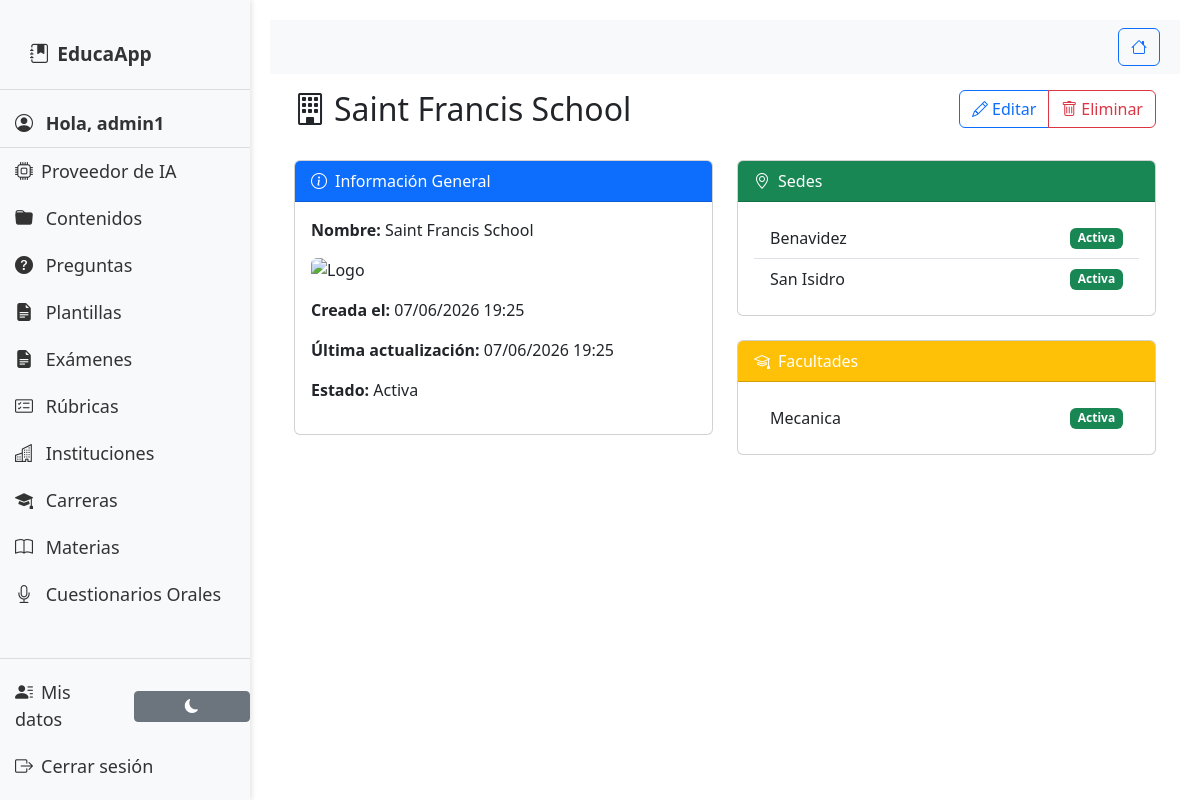
/instituciones-v2/detalle/11/ (signed in), run on the app's committed database.
### material/models.py (models this page shows, shortened)
class InstitutionV2(models.Model):
    name = models.CharField(
        max_length=255,
        verbose_name="Nombre",
        help_text="Nombre completo de la institución"
    )
    logo = models.ImageField(
        upload_to='institution_logos_v2/',
        null=True,
        blank=True,
        verbose_name="Logo",
        help_text="Subir imagen del logo institucional"
    )
    logo_b64 = models.TextField(
        null=True,
        blank=True,
        verbose_name="Logo (Base64)",
        help_text="Copia del logo en Base64 para producción sin filesystem persistente"
    )
    is_active = models.BooleanField(
        default=True,
        verbose_name="Activa",
        help_text="Indica si la institución está activa en el sistema"
    )
    created_at = models.DateTimeField(
        auto_now_add=True,
        verbose_name="Fecha de creación"
    )
    updated_at = models.DateTimeField(
        auto_now=True,
        verbose_name="Última actualización"
    )
    class Meta:
        verbose_name = "Institución V2"
        verbose_name_plural = "Instituciones V2"
        ordering = ['name']
        constraints = [
            models.UniqueConstraint(
                fields=['name'],
                condition=models.Q(is_active=True),
                name='unique_active_institution_name'
            )
        ]
    @property
    def logo_src(self):
        try:
            if self.logo_b64:
                return self.logo_b64
        except Exception:
            pass

class CampusV2(models.Model):
    institution = models.ForeignKey(
        InstitutionV2,
        on_delete=models.CASCADE,
        related_name='campusv2_set',
        verbose_name="Institución"
    )
    name = models.CharField(
        max_length=255,
        verbose_name="Nombre de la Sede",
        help_text="Nombre de la sede"
    )
    address = models.TextField(
        verbose_name="Dirección",
        help_text="Dirección completa de la sede",
        blank=True,
        null=True
    )
    is_active = models.BooleanField(
        default=True,
        verbose_name="Activa",
        help_text="Indica si la sede está activa"
    )
    created_at = models.DateTimeField(auto_now_add=True)
    updated_at = models.DateTimeField(auto_now=True)
    class Meta:
        verbose_name = "Sede V2"
        verbose_name_plural = "Sedes V2"
        constraints = [
            models.UniqueConstraint(
                fields=['institution', 'name'],
                name='unique_campus_name_per_institution'
            )
        ]

class FacultyV2(models.Model):
    institution = models.ForeignKey(
        InstitutionV2,
        on_delete=models.CASCADE,
        related_name='facultyv2_set',
        verbose_name="Institución"
    )
    name = models.CharField(
        max_length=255,
        verbose_name="Nombre de la Facultad",
        help_text="Nombre de la facultad"
    )
    is_active = models.BooleanField(
        default=True,
        verbose_name="Activa",
        help_text="Indica si la facultad está activa"
    )
    created_at = models.DateTimeField(auto_now_add=True)
    updated_at = models.DateTimeField(auto_now=True)
    class Meta:
        verbose_name = "Facultad"
        verbose_name_plural = "Facultades"
        ordering = ['name']
        unique_together = ['institution', 'name']

### material/views.py (the view)
# urls.py: path('instituciones-v2/detalle/<int:pk>/', material_views.institution_v2_detail, name='institution_v2_detail'),
@login_required
def institution_v2_detail(request, pk):
    institution = get_object_or_404(
        InstitutionV2,
        pk=pk,
        userinstitution__user=request.user
    )
    is_favorite = UserInstitution.objects.filter(
        user=request.user,
        institution=institution,
        is_favorite=True
    ).exists()
    logs = InstitutionLog.objects.filter(institution=institution).order_by('-created_at')
    context = {
        'institution': institution,
        'is_favorite': is_favorite,
        'logs': logs
    }
    return render(request, 'material/institutions_v2/detail.html', context)

### material/templatetags/message_tags.py (called while the page is built)
@register.simple_tag(takes_context=True)
def get_filtered_messages(context, categories=None):
    request = context['request']
    messages = get_messages(request)
    messages_list = list(messages)
    if categories:
        if isinstance(categories, str):
            category_list = [cat.strip() for cat in categories.split(',')]
        else:
            category_list = [categories]
        filtered_messages = []
        for message in messages_list:
            message_tags = message.extra_tags if message.extra_tags else 'general'
            message_categories = [tag.strip() for tag in message_tags.split(',')]
            if any(cat in category_list for cat in message_categories):
                filtered_messages.append(message)
        return filtered_messages
    else:
        return messages_list

@register.inclusion_tag('material/components/messages.html', takes_context=True)
def show_messages(context, categories=None):
    filtered_messages = get_filtered_messages(context, categories)
    return {'messages': filtered_messages}

### material/templates/material/institutions_v2/detail.html
{% extends "material/base.html" %}
{% block content %}
<div class="container">
    <div class="row mb-4">
        <div class="col-md-8">
            <h2>
                <i class="bi bi-building me-2"></i>{{ institution.name }}
            </h2>
        </div>
        <div class="col-md-4 text-end">
            <div class="btn-group">
                <a href="{% url 'material:edit_institution_v2' institution.pk %}" class="btn btn-outline-primary">
                    <i class="bi bi-pencil me-1"></i>Editar
                </a>
                <a href="{% url 'material:delete_institution_v2' institution.pk %}" class="btn btn-outline-danger">
                    <i class="bi bi-trash me-1"></i>Eliminar
                </a>
            </div>
        </div>
    </div>
    <div class="row">
        <div class="col-md-6">
            <div class="card mb-4">
                <div class="card-header bg-primary text-white">
                    <i class="bi bi-info-circle me-2"></i>Información General
                </div>
                <div class="card-body">
                    <p><strong>Nombre:</strong> {{ institution.name }}</p>
                    {% if institution.logo_src %}
                    <img src="{{ institution.logo_src }}" alt="Logo" class="img-fluid mb-3 rounded" style="max-height: 150px;">
                    {% endif %}
                    <p><strong>Creada el:</strong> {{ institution.created_at|date:"d/m/Y H:i" }}</p>
                    <p><strong>Última actualización:</strong> {{ institution.updated_at|date:"d/m/Y H:i" }}</p>
                    <p><strong>Estado:</strong> {% if institution.is_active %}Activa{% else %}Inactiva{% endif %}</p>
                </div>
            </div>
        </div>
        <div class="col-md-6">
            <div class="card mb-4">
                <div class="card-header bg-success text-white">
                    <i class="bi bi-geo-alt me-2"></i>Sedes
                </div>
                <div class="card-body">
                    {% if institution.campusv2_set.all %}
                    <ul class="list-group list-group-flush">
                        {% for campus in institution.campusv2_set.all %}
                        <li class="list-group-item d-flex justify-content-between align-items-center">
                            {{ campus.name }}
                            <span class="badge bg-{% if campus.is_active %}success{% else %}secondary{% endif %}">
                                {% if campus.is_active %}Activa{% else %}Inactiva{% endif %}
                            </span>
                        </li>
                        {% endfor %}
                    </ul>
                    {% else %}
                    <div class="alert alert-info mb-0">
                        <i class="bi bi-info-circle me-2"></i> No hay sedes registradas.
                    </div>
                    {% endif %}
                </div>
            </div>
            <div class="card">
                <div class="card-header bg-warning text-white">
                    <i class="bi bi-mortarboard me-2"></i>Facultades
                </div>
                <div class="card-body">
                    {% if institution.facultyv2_set.all %}
                    <ul class="list-group list-group-flush">
                        {% for faculty in institution.facultyv2_set.all %}
                        <li class="list-group-item d-flex justify-content-between align-items-center">
                            {{ faculty.name }}
                            <span class="badge bg-{% if faculty.is_active %}success{% else %}secondary{% endif %}">
                                {% if faculty.is_active %}Activa{% else %}Inactiva{% endif %}
                            </span>
                        </li>
                        {% endfor %}
                    </ul>
                    {% else %}
                    <div class="alert alert-info mb-0">
                        <i class="bi bi-info-circle me-2"></i> No hay facultades registradas.
                    </div>
                    {% endif %}
                </div>
            </div>
        </div>
    </div>
</div>
{% endblock %}

### material/templates/material/base.html (shortened to what this page needs)
{% load static %}
<!DOCTYPE html>
<html>
<head>
    <link href="https://cdn.jsdelivr.net/npm/bootstrap@5.3.0/dist/css/bootstrap.min.css" rel="stylesheet">
    <link rel="stylesheet" href="https://cdn.jsdelivr.net/npm/bootstrap-icons@1.10.0/font/bootstrap-icons.css">
    <link rel="stylesheet" href="{% static 'css/styles.css' %}">
    <link href="https://cdnjs.cloudflare.com/ajax/libs/font-awesome/6.0.0/css/all.min.css" rel="stylesheet">
</head>
<body class="{% if request.GET.embed %}embed-mode{% endif %}">
    <div class="sidebar" id="sidebar">
        <div class="app-brand">
            <a href="{% url 'material:index' %}" class="d-flex align-items-center">
                <i class="bi bi-journal-bookmark-fill me-2"></i>
                <span class="brand-text">EducaApp</span>
            </a>
        </div>
        {% if user.is_authenticated %}
            <div class="user-info">
                <i class="bi bi-person-circle me-2"></i>
                Hola, {{ user.username }}
            </div>
            <a href="{% url 'material:ai_config' %}" class="menu-item" style="text-decoration:none;">
                <i class="bi bi-cpu me-2"></i>Proveedor de IA
            </a>
        {% endif %}
        <div class="menu-item" onclick="toggleSubmenu(this)">
            <i class="bi bi-folder-fill me-2"></i> Contenidos
        </div>
        <div class="menu-item" onclick="toggleSubmenu(this)">
            <i class="bi bi-question-circle-fill me-2"></i> Preguntas
        </div>
        <div class="menu-item" onclick="toggleSubmenu(this)">
            <i class="bi bi-file-earmark-text-fill me-2"></i> Plantillas
        </div>
         <div class="menu-item" onclick="toggleSubmenu(this)">
            <i class="bi bi-file-earmark-text-fill me-2"></i> Exámenes
        </div>
        <div class="menu-item" onclick="toggleSubmenu(this)">
            <i class="bi bi-card-checklist me-2"></i> Rúbricas
        </div>
        <div class="menu-item" onclick="toggleSubmenu(this)">
            <i class="bi bi-buildings me-2"></i> Instituciones
        </div>
<div class="menu-item" onclick="toggleSubmenu(this)">
    <i class="bi bi-mortarboard-fill me-2"></i> Carreras
</div>
<div class="menu-item" onclick="toggleSubmenu(this)">
    <i class="bi bi-book me-2"></i> Materias
</div>
        <div class="menu-item" onclick="toggleSubmenu(this)">
            <i class="bi bi-mic me-2"></i> Cuestionarios Orales
        </div>
        <div class="bottom-links">
            <div class="d-flex justify-content-between align-items-center">
                <a href="{% url 'material:mis_datos' %}"><i class="bi bi-person-lines-fill me-2"></i>Mis datos</a>
                <button id="toggleMode" class="btn btn-secondary btn-sm mode-toggle-button">
                    <i class="bi bi-moon-fill"></i>
                </button>
            </div>
            {% if user.is_authenticated %}
                <form action="{% url 'logout' %}" method="post" class="d-inline">
                    <button type="submit" class="logout-button">
                        <i class="bi bi-box-arrow-right me-2"></i>Cerrar sesión
                    </button>
                </form>
            {% else %}
                <a href="{% url 'login' %}"><i class="bi bi-box-arrow-in-right me-2"></i>Iniciar sesión</a>
                <a href="{% url 'material:signup' %}"><i class="bi bi-person-plus me-2"></i>Registrarse</a>
            {% endif %}
        </div>
    </div>
    <div class="main-content" id="mainContent">
        <nav class="navbar navbar-expand-lg navbar-light bg-light">
            <div class="container-fluid">
                <div class="d-flex">
                    <a href="{% url 'material:index' %}" class="btn btn-outline-primary me-2">
                        <i class="bi bi-house"></i>
                    </a>
                </div>
            </div>
        </nav>
        {% load message_tags %}
        <div class="container-fluid mt-3">
            {% block content %}
            {% endblock %}
        </div>
    </div>
</body>
</html>

### static/css/styles.css (style rules this page uses)
.sidebar { height: 100%; width: 250px; position: fixed; top: 0; left: 0; background-color: #f8f9fa; padding-top: 20px; box-shadow: 2px 0 5px rgba(0, 0, 0, 0.1); z-index: 1000; transition: transform 0.3s ease-in-out; display: flex; flex-direction: column; }
.sidebar .app-brand { padding: 10px 15px; border-bottom: 1px solid #ddd; margin-bottom: 10px; }
.sidebar .app-brand a { display: flex; align-items: center; text-decoration: none; color: #333; font-weight: bold; font-size: 1.2em; }
.sidebar a { padding: 10px 15px; text-decoration: none; font-size: 18px; color: #333; display: block; }
.sidebar .user-info { padding: 10px 15px; font-size: 18px; font-weight: bold; color: #333; border-bottom: 1px solid #ddd; }
.sidebar .bottom-links { margin-top: auto; border-top: 1px solid #ddd; padding: 10px 0; }
.sidebar .bottom-links .logout-button { padding: 10px 15px; font-size: 18px; color: #333; text-align: left; width: 100%; background: none; border: none; cursor: pointer; }
.main-content { margin-left: 250px; padding: 20px; transition: margin-left 0.3s ease-in-out; }
.sidebar .menu-item { padding: 10px 15px; font-size: 18px; color: #333; display: block; cursor: pointer; }
.mode-toggle-button { width: 120px; text-align: center; }

### data on the page
InstitutionV2: name "Saint Francis School", created_at "07/06/2026 19:25", updated_at "07/06/2026 19:25"
CampusV2: name "Benavidez", is_active "Activa"
CampusV2: name "San Isidro", is_active "Activa"
FacultyV2: name "Mecanica", is_active "Activa"

### other printed values
{{ user.username }} "admin1"
